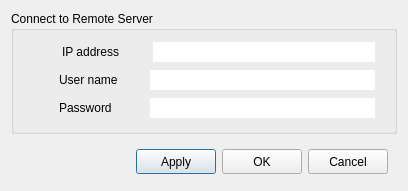
<?xml version="1.0" encoding="UTF-8"?>
<ui version="4.0">
 <class>Remote</class>
 <widget class="QDialog" name="Remote">
  <property name="geometry">
   <rect>
    <x>0</x>
    <y>0</y>
    <width>408</width>
    <height>191</height>
   </rect>
  </property>
  <property name="minimumSize">
   <size>
    <width>408</width>
    <height>191</height>
   </size>
  </property>
  <property name="maximumSize">
   <size>
    <width>408</width>
    <height>191</height>
   </size>
  </property>
  <property name="windowTitle">
   <string>Remote</string>
  </property>
  <property name="windowIcon">
   <iconset resource="icons.qrc">
    <normaloff>:/icons/remote.png</normaloff>:/icons/remote.png</iconset>
  </property>
  <layout class="QVBoxLayout" name="verticalLayout">
   <item>
    <widget class="QGroupBox" name="groupBox">
     <property name="title">
      <string>Connect to Remote Server</string>
     </property>
     <layout class="QVBoxLayout" name="verticalLayout_2">
      <item>
       <layout class="QHBoxLayout" name="horizontalLayout_2">
        <item>
         <spacer name="horizontalSpacer_2">
          <property name="orientation">
           <enum>Qt::Horizontal</enum>
          </property>
          <property name="sizeType">
           <enum>QSizePolicy::Fixed</enum>
          </property>
          <property name="sizeHint" stdset="0">
           <size>
            <width>13</width>
            <height>20</height>
           </size>
          </property>
         </spacer>
        </item>
        <item>
         <widget class="QLabel" name="labelIP">
          <property name="minimumSize">
           <size>
            <width>20</width>
            <height>20</height>
           </size>
          </property>
          <property name="maximumSize">
           <size>
            <width>20</width>
            <height>20</height>
           </size>
          </property>
          <property name="text">
           <string/>
          </property>
          <property name="pixmap">
           <pixmap resource="icons.qrc">:/icons/IPAddr.png</pixmap>
          </property>
          <property name="scaledContents">
           <bool>true</bool>
          </property>
         </widget>
        </item>
        <item>
         <widget class="QLabel" name="label">
          <property name="minimumSize">
           <size>
            <width>65</width>
            <height>20</height>
           </size>
          </property>
          <property name="maximumSize">
           <size>
            <width>65</width>
            <height>20</height>
           </size>
          </property>
          <property name="frameShadow">
           <enum>QFrame::Sunken</enum>
          </property>
          <property name="text">
           <string>IP address</string>
          </property>
          <property name="scaledContents">
           <bool>false</bool>
          </property>
         </widget>
        </item>
        <item>
         <spacer name="horizontalSpacer_8">
          <property name="orientation">
           <enum>Qt::Horizontal</enum>
          </property>
          <property name="sizeType">
           <enum>QSizePolicy::Fixed</enum>
          </property>
          <property name="sizeHint" stdset="0">
           <size>
            <width>20</width>
            <height>20</height>
           </size>
          </property>
         </spacer>
        </item>
        <item>
         <widget class="QLineEdit" name="lineIPAddr">
          <property name="minimumSize">
           <size>
            <width>0</width>
            <height>0</height>
           </size>
          </property>
          <property name="frame">
           <bool>false</bool>
          </property>
         </widget>
        </item>
        <item>
         <spacer name="horizontalSpacer_15">
          <property name="orientation">
           <enum>Qt::Horizontal</enum>
          </property>
          <property name="sizeType">
           <enum>QSizePolicy::Fixed</enum>
          </property>
          <property name="sizeHint" stdset="0">
           <size>
            <width>10</width>
            <height>20</height>
           </size>
          </property>
         </spacer>
        </item>
       </layout>
      </item>
      <item>
       <layout class="QHBoxLayout" name="horizontalLayout_3">
        <item>
         <spacer name="horizontalSpacer_3">
          <property name="orientation">
           <enum>Qt::Horizontal</enum>
          </property>
          <property name="sizeType">
           <enum>QSizePolicy::Fixed</enum>
          </property>
          <property name="sizeHint" stdset="0">
           <size>
            <width>10</width>
            <height>20</height>
           </size>
          </property>
         </spacer>
        </item>
        <item>
         <widget class="QLabel" name="label_4">
          <property name="minimumSize">
           <size>
            <width>20</width>
            <height>20</height>
           </size>
          </property>
          <property name="maximumSize">
           <size>
            <width>20</width>
            <height>20</height>
           </size>
          </property>
          <property name="text">
           <string/>
          </property>
          <property name="pixmap">
           <pixmap resource="icons.qrc">:/icons/User.png</pixmap>
          </property>
          <property name="scaledContents">
           <bool>true</bool>
          </property>
         </widget>
        </item>
        <item>
         <widget class="QLabel" name="label_2">
          <property name="minimumSize">
           <size>
            <width>65</width>
            <height>20</height>
           </size>
          </property>
          <property name="maximumSize">
           <size>
            <width>65</width>
            <height>20</height>
           </size>
          </property>
          <property name="text">
           <string>User name</string>
          </property>
         </widget>
        </item>
        <item>
         <spacer name="horizontalSpacer_9">
          <property name="orientation">
           <enum>Qt::Horizontal</enum>
          </property>
          <property name="sizeType">
           <enum>QSizePolicy::Fixed</enum>
          </property>
          <property name="sizeHint" stdset="0">
           <size>
            <width>20</width>
            <height>20</height>
           </size>
          </property>
         </spacer>
        </item>
        <item>
         <widget class="QLineEdit" name="lineEdit_2">
          <property name="minimumSize">
           <size>
            <width>0</width>
            <height>0</height>
           </size>
          </property>
          <property name="frame">
           <bool>false</bool>
          </property>
          <property name="echoMode">
           <enum>QLineEdit::Password</enum>
          </property>
         </widget>
        </item>
        <item>
         <spacer name="horizontalSpacer_16">
          <property name="orientation">
           <enum>Qt::Horizontal</enum>
          </property>
          <property name="sizeType">
           <enum>QSizePolicy::Fixed</enum>
          </property>
          <property name="sizeHint" stdset="0">
           <size>
            <width>10</width>
            <height>20</height>
           </size>
          </property>
         </spacer>
        </item>
       </layout>
      </item>
      <item>
       <layout class="QHBoxLayout" name="horizontalLayout_4">
        <item>
         <spacer name="horizontalSpacer_4">
          <property name="orientation">
           <enum>Qt::Horizontal</enum>
          </property>
          <property name="sizeType">
           <enum>QSizePolicy::Fixed</enum>
          </property>
          <property name="sizeHint" stdset="0">
           <size>
            <width>10</width>
            <height>10</height>
           </size>
          </property>
         </spacer>
        </item>
        <item>
         <widget class="QLabel" name="label_6">
          <property name="minimumSize">
           <size>
            <width>20</width>
            <height>20</height>
           </size>
          </property>
          <property name="maximumSize">
           <size>
            <width>20</width>
            <height>20</height>
           </size>
          </property>
          <property name="text">
           <string/>
          </property>
          <property name="pixmap">
           <pixmap resource="icons.qrc">:/icons/key.png</pixmap>
          </property>
          <property name="scaledContents">
           <bool>true</bool>
          </property>
         </widget>
        </item>
        <item>
         <widget class="QLabel" name="label_3">
          <property name="sizePolicy">
           <sizepolicy hsizetype="Preferred" vsizetype="Preferred">
            <horstretch>65</horstretch>
            <verstretch>20</verstretch>
           </sizepolicy>
          </property>
          <property name="minimumSize">
           <size>
            <width>65</width>
            <height>20</height>
           </size>
          </property>
          <property name="maximumSize">
           <size>
            <width>65</width>
            <height>20</height>
           </size>
          </property>
          <property name="text">
           <string>Password</string>
          </property>
         </widget>
        </item>
        <item>
         <spacer name="horizontalSpacer_10">
          <property name="orientation">
           <enum>Qt::Horizontal</enum>
          </property>
          <property name="sizeType">
           <enum>QSizePolicy::Fixed</enum>
          </property>
          <property name="sizeHint" stdset="0">
           <size>
            <width>20</width>
            <height>20</height>
           </size>
          </property>
         </spacer>
        </item>
        <item>
         <widget class="QLineEdit" name="lineEdit_3">
          <property name="minimumSize">
           <size>
            <width>0</width>
            <height>0</height>
           </size>
          </property>
          <property name="frame">
           <bool>false</bool>
          </property>
         </widget>
        </item>
        <item>
         <spacer name="horizontalSpacer_11">
          <property name="orientation">
           <enum>Qt::Horizontal</enum>
          </property>
          <property name="sizeType">
           <enum>QSizePolicy::Fixed</enum>
          </property>
          <property name="sizeHint" stdset="0">
           <size>
            <width>10</width>
            <height>20</height>
           </size>
          </property>
         </spacer>
        </item>
       </layout>
      </item>
     </layout>
    </widget>
   </item>
   <item>
    <widget class="QWidget" name="widget_2" native="true">
     <property name="minimumSize">
      <size>
       <width>0</width>
       <height>20</height>
      </size>
     </property>
     <property name="maximumSize">
      <size>
       <width>16777215</width>
       <height>40</height>
      </size>
     </property>
     <layout class="QHBoxLayout" name="horizontalLayout">
      <item>
       <spacer name="horizontalSpacer">
        <property name="orientation">
         <enum>Qt::Horizontal</enum>
        </property>
        <property name="sizeHint" stdset="0">
         <size>
          <width>66</width>
          <height>9</height>
         </size>
        </property>
       </spacer>
      </item>
      <item>
       <widget class="QPushButton" name="btnApply">
        <property name="minimumSize">
         <size>
          <width>75</width>
          <height>25</height>
         </size>
        </property>
        <property name="text">
         <string>Apply</string>
        </property>
       </widget>
      </item>
      <item>
       <widget class="QPushButton" name="btnOk">
        <property name="minimumSize">
         <size>
          <width>75</width>
          <height>25</height>
         </size>
        </property>
        <property name="text">
         <string>OK</string>
        </property>
       </widget>
      </item>
      <item>
       <widget class="QPushButton" name="btnCancel">
        <property name="minimumSize">
         <size>
          <width>75</width>
          <height>25</height>
         </size>
        </property>
        <property name="text">
         <string>Cancel</string>
        </property>
       </widget>
      </item>
     </layout>
    </widget>
   </item>
  </layout>
 </widget>
 <resources>
  <include location="icons.qrc"/>
 </resources>
 <connections/>
</ui>
